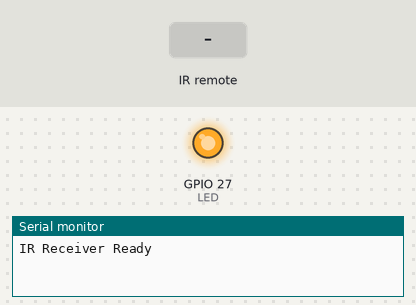
The sketch below on a simulated ESP32. Parts: output pins drawn as LEDs (lit = HIGH), the last lines printed to the serial monitor. The test bench sets the inputs (shaded band).

Above: at 1.2 s.
1.3 s: infrared code 0x16 received
At 1.7 s:
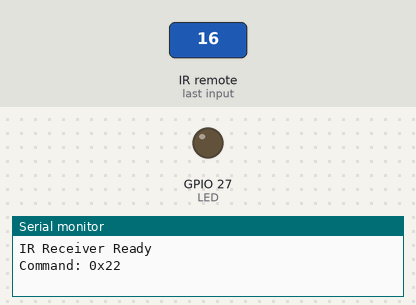
Timing chart, 0 to 4.3 s (numbered marks = the images above; inputs shaded):
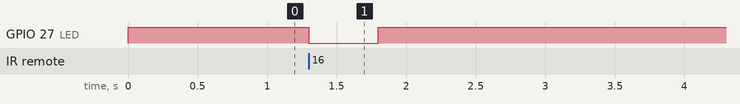

Measured:
- after the input at 1.3 s, GPIO 27 (LED): HIGH → LOW at once, → HIGH 0.50 s later

The sketch:

IRReceiver.ino
```cpp
#include <IRremote.h>

const int RECV_PIN = 14;  // Pin connected to the IR receiver
int LED = 27;

void setup() {
  Serial.begin(115200);
  IrReceiver.begin(RECV_PIN, ENABLE_LED_FEEDBACK);  // Initialize IR receiver
  Serial.println("IR Receiver Ready");

  pinMode(LED, OUTPUT);

  digitalWrite(LED, HIGH);

}

void loop() {
  if (IrReceiver.decode()) {

    // if (IrReceiver.decodedIRData.protocol == UNKNOWN) {
    //         Serial.println(F("Received noise or an unknown (or not yet enabled) protocol"));
    //         // We have an unknown protocol here, print extended info
    //         IrReceiver.printIRResultRawFormatted(&Serial, true);
    //         IrReceiver.resume(); // Do it here, to preserve raw data for printing with printIRResultRawFormatted()
    //     } else {
    //         IrReceiver.resume(); // Early enable receiving of the next IR frame
    //         IrReceiver.printIRResultShort(&Serial);
    //         IrReceiver.printIRSendUsage(&Serial);
    //     }
    //   }     Serial.println();
    // }

    // Collect the command code in a variable
    uint16_t command = IrReceiver.decodedIRData.command;

    // Print the command code
    Serial.print("Command: 0x");
    Serial.println(command); //, HEX);

    // Resume receiving the next signal
    IrReceiver.resume();

    if (command == 22) {
      digitalWrite(LED, LOW);
      delay(500);
      digitalWrite(LED, HIGH);
    }
  }
}
```
